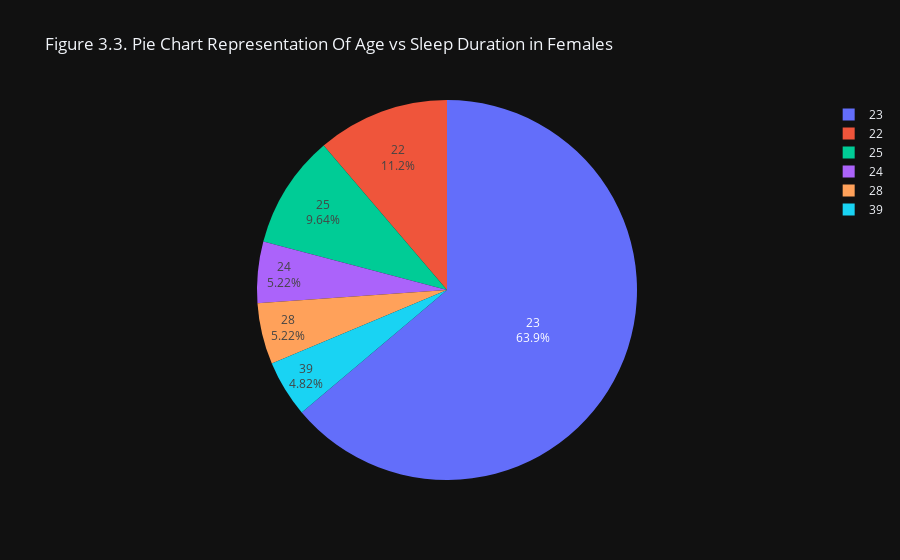

The notebook cell this image was saved under:
### Code cell
fig = px.pie(
    df_female,
    values='sleep time',
    names="Age",
    title="Figure 3.3. Pie Chart Representation Of Age vs Sleep Duration in Females"
)
fig.update_traces(textposition='inside', textinfo='percent+label')
fig.show()

### Figure 1 — Plotly figure (JSON) as saved in the notebook; plotly's stock layout.template omitted (floating-point values rounded to 4 significant figures)
{"data": [{"domain": {"x": [0, 1], "y": [0, 1]}, "hovertemplate": "Age=%{label}<br>sleep time=%{value}<extra></extra>", "labels": [22, 23, 24, 23, 28, 23, 23, 39, 23, 25, 25, 23, 23, 23, 23, 23, 22, 23], "legendgroup": "", "name": "", "showlegend": true, "textinfo": "percent+label", "textposition": "inside", "type": "pie", "values": [8, 6.5, 6.5, 7, 6.5, 8, 8, 6, 7, 7, 5, 7, 9, 7, 6, 6, 6, 8]}], "layout": {"legend": {"tracegroupgap": 0}, "title": {"text": "Figure 3.3. Pie Chart Representation Of Age vs Sleep Duration in Females"}}}
